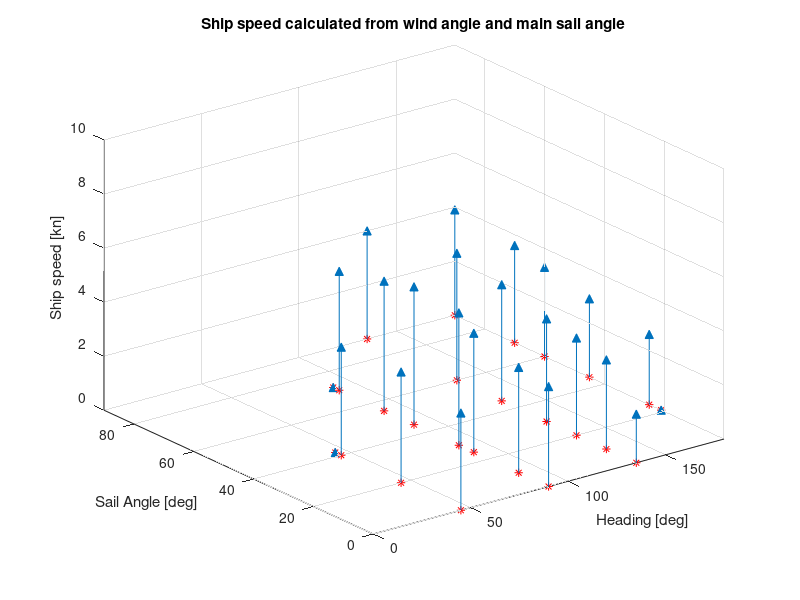
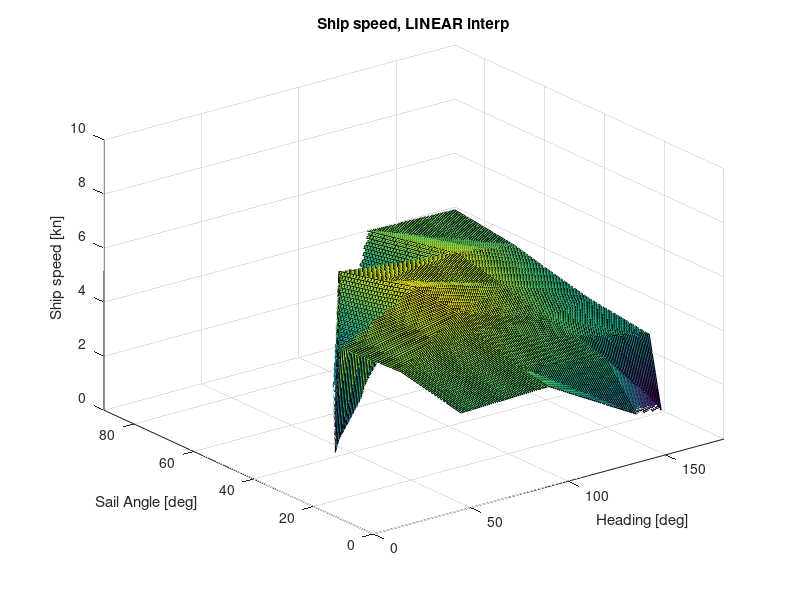

Write the MATLAB code that produced these figures, in order. (Note: this script raises an error after producing the figures.)
close all
clear
clc

%scattered data interpolation


%heading
X = [45
45
45
45
90
90
90
90
90
90
90
90
135
135
135
135
135
135
135

180
180
180
180
180
180]

%segel winkel
Y = [0
    20
    40
    42
    0
    10
    25
    30
    45
    55
    70
    72
  0
  10
  20
  30
  45
  60
  90
  21
  25
  45
  60
  70
  90]   

   

%Z are ship speed in knots
Z = [3.6
    4.1
    4
    0
    3.7
    3.9
    4.4
    4.9
    5.1
    4.8
    4.4
    0
    1.8
    3.3
    3.6
    3.8
    4.3
    4.7
    4
    0
    2.6
    2.9
    3.3
    3.6
    3.9]
   
figure(1);
hold on
plot3(X, Y, zeros(length(X),1), '*r')
grid
title('Ship speed calculated from wind angle and main sail angle');
xlabel('Heading [deg]'), ylabel('Sail Angle [deg]'), zlabel('Ship speed [kn]')
axis([0, 180, 0, 90, 0, 10]);
stem3(X,Y,Z,'^','fill')
view(322.5, 30);
hold off

% figure(2);
% hold on
% t = delaunay(X,Y);
% trisurf(t,X,Y, Z, 'FaceColor', [0.6875 0.8750 0.8984], 'FaceAlpha',0.9);
% view(322.5, 30);
% grid
% title('Ship speed, DELAUNAY intep');
% xlabel('Heading [deg]'), ylabel('Sail Angle [deg]'), zlabel('Ship speed [kn]')
% axis([0, 180, 0, 90, 0, 10]);
% hold off


figure(3)
[xi, yi] = meshgrid(0:1:180, 0:1:90);
zi = griddata(X,Y,Z, xi,yi, 'linear');
surf(xi,yi,zi);
title('Ship speed, LINEAR interp');
xlabel('Heading [deg]'), ylabel('Sail Angle [deg]'), zlabel('Ship speed [kn]')
axis([0, 180, 0, 90, 0, 10]);


figure(4)
[xi, yi] = meshgrid(0:1:180, 0:1:90);
zi = griddata(X,Y,Z, xi,yi, 'cubic');
surf(xi,yi,zi);
title('Ship speed, CUBIC interp');
xlabel('Heading [deg]'), ylabel('Sail Angle [deg]'), zlabel('Ship speed [kn]')
axis([0, 180, 0, 90, 0, 10]);
